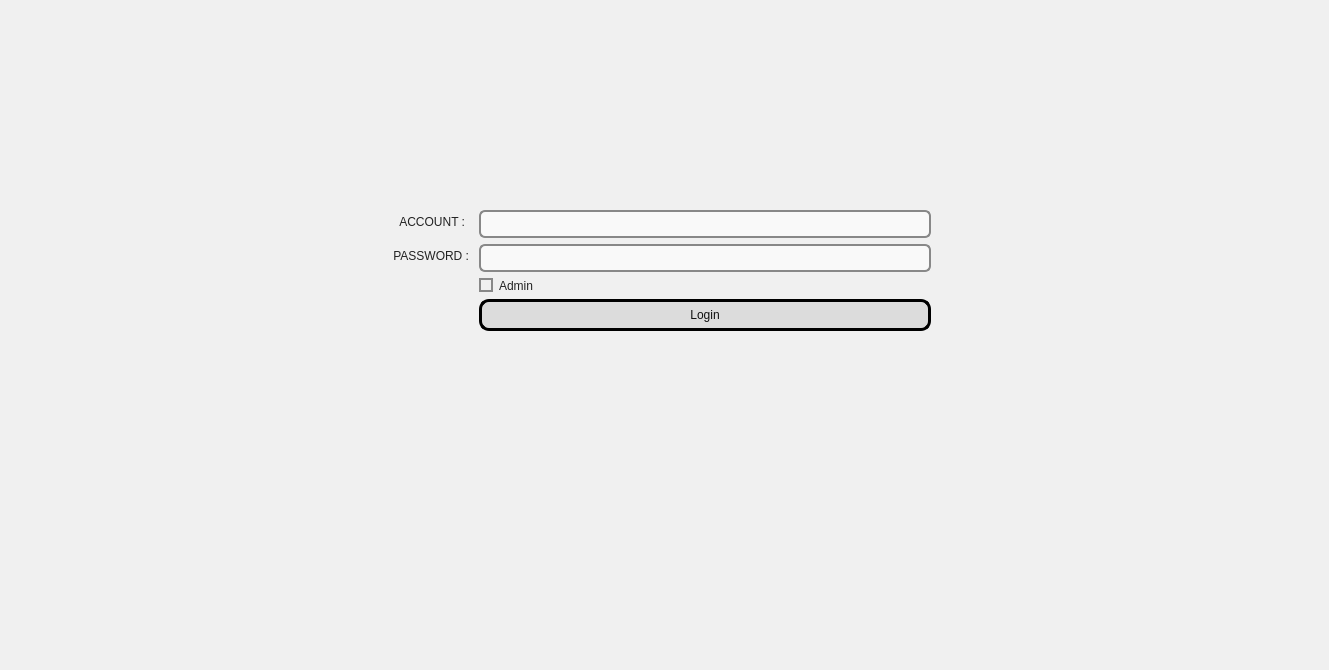
<?xml version="1.0" encoding="UTF-8"?>
<ui version="4.0">
 <class>loginWindow</class>
 <widget class="QMainWindow" name="loginWindow">
  <property name="geometry">
   <rect>
    <x>0</x>
    <y>0</y>
    <width>1329</width>
    <height>670</height>
   </rect>
  </property>
  <property name="sizePolicy">
   <sizepolicy hsizetype="Maximum" vsizetype="Maximum">
    <horstretch>0</horstretch>
    <verstretch>0</verstretch>
   </sizepolicy>
  </property>
  <property name="windowTitle">
   <string>loginWindow</string>
  </property>
  <property name="styleSheet">
   <string notr="true">QWidget {
    background-color: #f0f0f0;  /* 淺灰色背景 */
}
</string>
  </property>
  <widget class="QWidget" name="centralwidget">
   <widget class="QWidget" name="layoutWidget">
    <property name="geometry">
     <rect>
      <x>390</x>
      <y>210</y>
      <width>541</width>
      <height>251</height>
     </rect>
    </property>
    <layout class="QFormLayout" name="formLayout">
     <item row="0" column="0">
      <widget class="QLabel" name="Account">
       <property name="styleSheet">
        <string notr="true">QLabel {
    font: 13pt &quot;Microsoft YaHei UI&quot;;
    color: #222222;               /* 深灰近黑文字 */
    background-color: transparent;
}
</string>
       </property>
       <property name="text">
        <string>   ACCOUNT : </string>
       </property>
      </widget>
     </item>
     <item row="1" column="0">
      <widget class="QLabel" name="Password">
       <property name="styleSheet">
        <string notr="true">QLabel {
    font: 13pt &quot;Microsoft YaHei UI&quot;;
    color: #222222;               /* 深灰近黑文字 */
    background-color: transparent;
}
</string>
       </property>
       <property name="text">
        <string> PASSWORD : </string>
       </property>
      </widget>
     </item>
     <item row="0" column="1">
      <widget class="QLineEdit" name="AccountEdit">
       <property name="styleSheet">
        <string notr="true">QLineEdit {
    font: 12pt &quot;Microsoft YaHei UI&quot;;
    border: 2px solid #888888;
    border-radius: 6px;
    padding: 4px;
    background-color: #f9f9f9;
    color: #111111;
}
</string>
       </property>
      </widget>
     </item>
     <item row="1" column="1">
      <widget class="QLineEdit" name="PasswordEdit">
       <property name="styleSheet">
        <string notr="true">QLineEdit {
    font: 12pt &quot;Microsoft YaHei UI&quot;;
    border: 2px solid #888888;
    border-radius: 6px;
    padding: 4px;
    background-color: #f9f9f9;
    color: #111111;
}
</string>
       </property>
       <property name="echoMode">
        <enum>QLineEdit::EchoMode::Password</enum>
       </property>
      </widget>
     </item>
     <item row="3" column="1">
      <widget class="QPushButton" name="LoginButton">
       <property name="cursor">
        <cursorShape>PointingHandCursor</cursorShape>
       </property>
       <property name="styleSheet">
        <string notr="true">QPushButton {
    font: 13pt &quot;Microsoft YaHei UI&quot;;
    border: 3px solid black;
    border-radius: 10px;
    background-color: #dcdcdc;  /* 淺灰色背景 */
    color: #111111;             /* 深黑色文字 */
    padding: 6px;
}
</string>
       </property>
       <property name="text">
        <string>Login</string>
       </property>
      </widget>
     </item>
     <item row="2" column="1">
      <widget class="QCheckBox" name="Admin_check">
       <property name="cursor">
        <cursorShape>CrossCursor</cursorShape>
       </property>
       <property name="autoFillBackground">
        <bool>false</bool>
       </property>
       <property name="styleSheet">
        <string notr="true">QCheckBox {
    font: 8pt &quot;Microsoft YaHei UI&quot;;
    color: #222222;  /* 深灰色文字 */
}

QCheckBox::indicator {
    background-color: #f0f0f0;
    border: 2px solid #888888;
    width: 10px;
    height: 10px;
}

QCheckBox::indicator:checked {
    background-color: #4CAF50;  /* 勾選後顯示綠色 */
    border: 1px solid #4CAF50;
}
</string>
       </property>
       <property name="text">
        <string>Admin</string>
       </property>
      </widget>
     </item>
    </layout>
   </widget>
  </widget>
  <widget class="QMenuBar" name="menubar">
   <property name="geometry">
    <rect>
     <x>0</x>
     <y>0</y>
     <width>1329</width>
     <height>20</height>
    </rect>
   </property>
  </widget>
  <widget class="QStatusBar" name="statusbar"/>
 </widget>
 <resources/>
 <connections/>
</ui>
